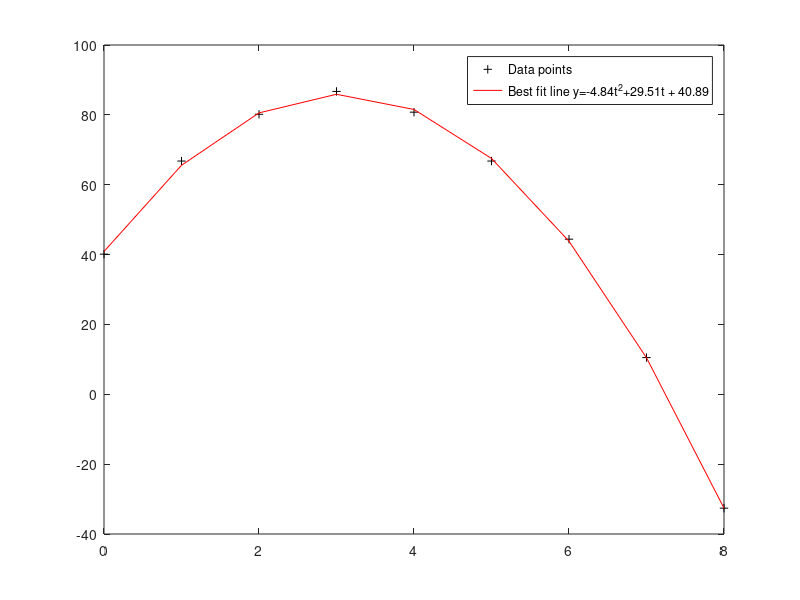

Reproduce this figure in MATLAB.
%Calculate and plot a best fit 2nd order polynomial for this data set.

%T = [0:8];
%Y = [40.12 66.78 80.17 86.71 80.77 66.78 44.41 10.51 -32.60];


t= [0:8];
y= [40.12 66.78 80.17 86.71 80.77 66.78 44.41 10.51 -32.60];
 
pc = polyfit (t, y,2); % 2 means 2nd degree fit
plot (t, y,'k+');
hold on;
plot (t, polyval (pc, t),'r-');
 
txt = sprintf ('Best fit line y=%.2ft^2+%.2ft + %.2f',pc(1), pc (2), pc(3));
legend ('Data points',txt);

%This data represents the motion of an object shot into the air where (y=y0+v0*t+.5*a*t^2).

%Find:
%1.	What is the initial height, initial velocity, and acceleration?

%Equation of motion:	(y0)   +  (v0*t) + (0.5at2)
%2nd order equation: 	40.89 + 29.51*t + -4.84t2 

%Here 	y0 = initial height 	= 40.89m
%		v0 = initial velocity	= 29.51m/s
%		a   = acceleration	= -9.68m/s2

%2.	At what positive time is y=0?
root = roots(pc)
%At time t = 7.2646 s, height is zero


%3.	What is the height at t=2.5?
height = polyval(pc,2.5)
%Height at time 2.5 s is 84.8382 m

%4.	What is the max height, and when does it occur?
d = polyder(pc)
time = roots(d)
max_height = polyval (pc, time)
%Maximum height us 85.9045m at it occurs at 3.0506 s.


 
 
